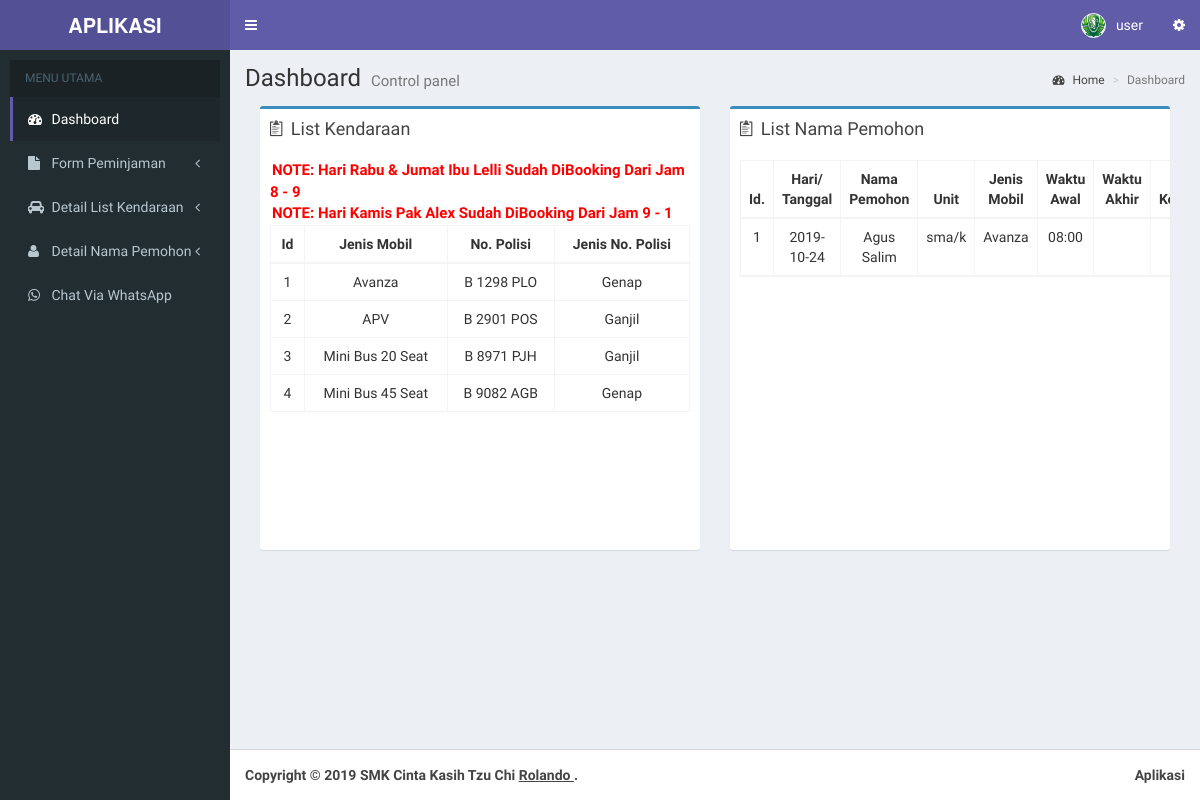
Page /user/index.php (signed in) on the committed database.
### tables this page shows
CREATE TABLE `kendaraan` (
  `id` int(11) NOT NULL,
  `jenismobil` varchar(200) NOT NULL,
  `nomor` varchar(200) NOT NULL,
  `jenis` varchar(200) NOT NULL
);

CREATE TABLE `customer` (
  `id` int(11) NOT NULL,
  `nama` varchar(200) NOT NULL,
  `no_telp` int(200) NOT NULL,
  `bagian` varchar(290) NOT NULL,
  `waktuawal` varchar(200) NOT NULL,
  `waktuakhir` varchar(200) NOT NULL,
  `haritgl` varchar(200) NOT NULL,
  `tujuan` varchar(200) NOT NULL,
  `alamat` varchar(200) NOT NULL,
  `kegiatan` varchar(200) NOT NULL,
  `tempatstandby` varchar(200) NOT NULL,
  `jumlahpeserta` varchar(10) NOT NULL,
  `jenis` varchar(200) NOT NULL,
  `waktustandby` varchar(200) NOT NULL
);

### user/index.php (the view, shortened to what this page needs)
<!DOCTYPE html>
<html>
  <?php include "head.php"; ?>
  <body class="hold-transition skin-purple sidebar-mini">
    <div class="wrapper">
      <?php include "header.php"; ?>
      <?php include "menu.php"; ?>
      <div class="content-wrapper">
        <section class="content-header">
          <h1>
            Dashboard
            <small>Control panel</small>
          </h1>
          <ol class="breadcrumb">
            <li><a href="#"><i class="fa fa-dashboard"></i> Home</a></li>
            <li class="active">Dashboard</li>
          </ol>
        </section>
        <section class="content">
            <section class="col-lg-6 connectedSortable">
              <div class="box box-primary">
                <div class="box-header">
                  <i class="ion ion-clipboard"></i>
                  <h3 class="box-title">List Kendaraan </h3>
                </div>
           <div class="scroller box-body">
          <span class="note"><b>NOTE: Hari Rabu & Jumat Ibu Lelli Sudah DiBooking Dari Jam 8 - 9  </b></span> <br>
              <span class="note"><b>NOTE: Hari Kamis Pak Alex Sudah DiBooking Dari Jam 9 - 1   </b></span> <br>
                  <table id="example" class="table table-responsive table-hover table-bordered">
                  <thead>
                      <tr>
                      <th><center>Id</center></th>
                        <th><center>Jenis Mobil</center></th>
                        <th><center>No. Polisi </center></th>
                        <th><center>Jenis No. Polisi</center></th>
                      </tr>
                  </thead>
   <?php
   $a=mysqli_query($koneksi, "SELECT * FROM kendaraan");
   $nomorgan=1;
   while ($rows=mysqli_fetch_array($a)){
                    echo"
                    <tr align=center>
                    <td>".$nomorgan."</td>
                    <td>".$rows['jenismobil']."</td>
                    <td>".$rows['nomor']."</td>
                    <td>".$rows['jenis']."</td>
                  </tr>"; $nomorgan++;
                }
          echo "</table>";
  ?>
                </div>
              </div>
            </section>
            <section class="col-lg-6 connectedSortable">
            <div class="box box-primary">
                <div class="box-header">
                  <i class="ion ion-clipboard"></i>
                  <h3 class="box-title">List Nama Pemohon</h3>
                </div>
                <div class="scroller box-body">
                  <table id="example" class="table table-responsive table-hover table-bordered">
                  <thead>
                      <tr>
                        <th><center>Id.</center></th>
                        <th><center>Hari/ Tanggal</center></th>
                        <th><center>Nama Pemohon</center></th>
                        <th><center>Unit </center></th>
                        <th><center>Jenis Mobil</center></th>
                        <th><center>Waktu Awal</center></th>
                        <th><center>Waktu Akhir</center></th>
                        <th><center>Keterangan</center></th>
                        <?php
    $a=mysqli_query($koneksi, "SELECT * FROM customer");
    $c=mysqli_query($koneksi, "SELECT * FROM kendaraan");
    $nomorgan=1;
    while ($rows=mysqli_fetch_array($a) AND  $rews=mysqli_fetch_array($c)){
                     echo"
                     <tr align=center>
                     <td>".$nomorgan."</td>
                     <td>".$rows['haritgl']."</td>
                     <td>".$rows['nama']."</td>
                     <td>".$rows['bagian']."</td>
                     <td>".$rews['jenismobil']."</td>
                     <td>".$rows['waktuawal']."</td>
                     <td>".$rows['waktuakhir']."</td>
                     <td>".$rows['keterangan']."</td>
                  </tr>";   $nomorgan++;
                }
          echo "</table>";
  ?>
                </div>
              </div>
            </section>
          </div>
      </div>
      <?php include "footer.php"; ?>
    </body>
        </html>

### user/head.php (style rules this page uses)
.scroller { height: 400px; overflow-y: scroll; scrollbar-width: thin; }

### user/index.php (style rules this page uses)
.note { color:red; font-weight:Bold; font-size:15px; margin-left:2px; }

### rows in the picture
kendaraan: jenismobil "Avanza", nomor "B 1298 PLO", jenis "Genap"
kendaraan: jenismobil "APV", nomor "B 2901 POS", jenis "Ganjil"
kendaraan: jenismobil "Mini Bus 20 Seat", nomor "B 8971 PJH", jenis "Ganjil"
kendaraan: jenismobil "Mini Bus 45 Seat", nomor "B 9082 AGB", jenis "Genap"
customer: haritgl "2019-10-24", nama "Agus Salim", bagian "sma/k", waktuawal "08:00"

### other values in the picture
$_SESSION['fullname'] "user"
